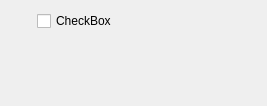
<?xml version="1.0" encoding="UTF-8"?>
<ui version="4.0">
 <class>Dialog</class>
 <widget class="QDialog" name="Dialog">
  <property name="geometry">
   <rect>
    <x>0</x>
    <y>0</y>
    <width>267</width>
    <height>106</height>
   </rect>
  </property>
  <property name="windowTitle">
   <string>Dialog</string>
  </property>
  <layout class="QGridLayout" name="gridLayout_2">
   <item row="0" column="0">
    <layout class="QGridLayout" name="gridLayout">
     <item row="0" column="0">
      <widget class="QLed" name="qLed" native="true">
       <property name="toolTip">
        <string>Binary Led</string>
       </property>
       <property name="whatsThis">
        <string>Led widget</string>
       </property>
       <property name="value" stdset="0">
        <bool>false</bool>
       </property>
       <property name="blink" stdset="0">
        <bool>false</bool>
       </property>
      </widget>
     </item>
     <item row="0" column="1">
      <widget class="QCheckBox" name="checkBox">
       <property name="text">
        <string>CheckBox</string>
       </property>
      </widget>
     </item>
     <item row="0" column="2">
      <spacer name="horizontalSpacer">
       <property name="orientation">
        <enum>Qt::Horizontal</enum>
       </property>
       <property name="sizeHint" stdset="0">
        <size>
         <width>40</width>
         <height>20</height>
        </size>
       </property>
      </spacer>
     </item>
     <item row="1" column="0">
      <spacer name="verticalSpacer">
       <property name="orientation">
        <enum>Qt::Vertical</enum>
       </property>
       <property name="sizeHint" stdset="0">
        <size>
         <width>20</width>
         <height>40</height>
        </size>
       </property>
      </spacer>
     </item>
    </layout>
   </item>
  </layout>
 </widget>
 <layoutdefault spacing="6" margin="11"/>
 <customwidgets>
  <customwidget>
   <class>QLed</class>
   <extends>QWidget</extends>
   <header>qled.h</header>
  </customwidget>
 </customwidgets>
 <resources/>
 <connections>
  <connection>
   <sender>checkBox</sender>
   <signal>toggled(bool)</signal>
   <receiver>qLed</receiver>
   <slot>setValue(bool)</slot>
   <hints>
    <hint type="sourcelabel">
     <x>86</x>
     <y>39</y>
    </hint>
    <hint type="destinationlabel">
     <x>55</x>
     <y>36</y>
    </hint>
   </hints>
  </connection>
 </connections>
</ui>
